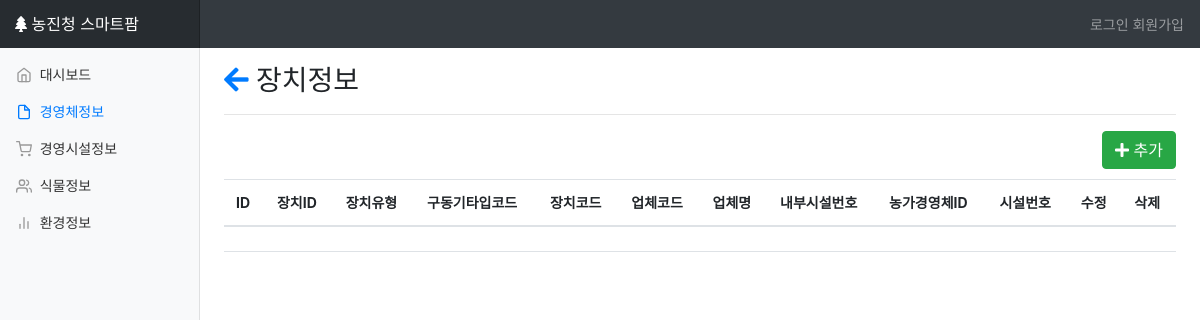
The page /si on the database as committed earlier.
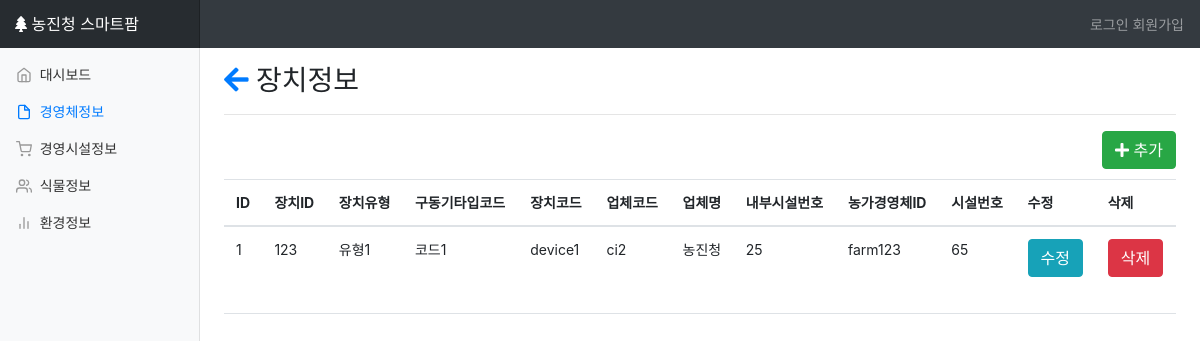
The same page on the database as committed later.
### dashboard/models.py (models this page shows, shortened)
class sensor_info(models.Model):
	SI_ID=models.IntegerField(null=True)
	SI_KIND=models.CharField(max_length=10)
	SI_ACTU_CODE=models.CharField(max_length=2)
	DC_ID=models.ForeignKey(device_code)
	CI_ID=models.ForeignKey(com_infor)
	IGI_ID=models.ForeignKey(inner_gh_info)

class device_code(models.Model):
	DC_CODE=models.CharField(max_length=10)
	DC_KIND=models.CharField(max_length=20)

class com_infor(models.Model):
	CI_CODE=models.CharField(max_length=10)
	CI_NAME=models.CharField(max_length=30)
	CI_ADDR=models.CharField(max_length=100)
	CI_PHONE=models.CharField(max_length=13)

class inner_gh_info(models.Model):
	GB_DONG_NUMBER=models.IntegerField(null=True)
	GB_INFO_ID=models.ForeignKey(gb_info)
	GB_KIND_CROP=models.CharField(max_length=50)
	GB_INNER_SIZE=models.IntegerField(null=True)
	GB_INNER_KIND=models.CharField(max_length=10)
	GB_INNER_DEVI_LOC=models.IntegerField(null=True)

class gb_info(models.Model):
	FI_ID=models.ForeignKey(e1model)
	GB_NUMBER=models.IntegerField(null=True)
	GB_KIND_CODE=models.CharField(max_length=20)
	GB_FA_LATITUDE=models.FloatField(null=True)
	GB_FA_LONGITUDE=models.FloatField(null=True)
	GB_SIZE=models.FloatField(null=True)
	GB_ARCHITECTURE=models.CharField(max_length=50)
	GB_CONT_KIND=models.CharField(max_length=50)
	GB_INSTALL_DIAGRM=models.CharField(max_length=50)
	GB_DIGITAL_MANUAL=models.CharField(max_length=50)
	GB_FA_LAND_CATER=models.CharField(max_length=50)
	GB_CENTER_DIRECT=models.CharField(max_length=10)
	GB_INSTAL=models.CharField(max_length=50)
	GB_MANUFA=models.CharField(max_length=50)
	GB_MAINTE_COMP=models.CharField(max_length=50)
	DA_ID=models.ForeignKey(device_admin)

class e1model(models.Model):
	GB_FA_ID=models.CharField(max_length=30)
	GB_FA_PW=models.CharField(max_length=20)
	CTVT_FCLTY_ID=models.CharField(max_length=30)
	GB_FA_PHONE=models.CharField(max_length=13)
	GB_FA_EMAIL=models.CharField(max_length=30)
	GB_FA_ADDR=models.CharField(max_length=100)
	GB_FA_NAME=models.CharField(max_length=20)
	GB_FA_SIZE=models.IntegerField(null=True)
	GB_FAM_NUM=models.IntegerField(null=True)
	GB_COOPER_UNIT=models.CharField(max_length=30)

### dashboard/views.py (the view)
# urls.py: url(r'^si$',views.si,name='si'),
def si(request):
	ds=sensor_info.objects.all()
	return render(request,"farm/si.html",{"ds":ds})

### dashboard/templates/farm/si.html (shortened to what this page needs)
{% extends 'farm/base.html' %}
{% block content %}
{% load staticfiles %}
	<link href="{% static 'farm/css/e1.css' %}" rel="stylesheet">
	<link href="https://use.fontawesome.com/releases/v5.0.7/css/all.css" rel="stylesheet">
	<div class=tg>
		<h3><a href="{% url 'elist' %}"><i class="fas fa-arrow-left"></i></a> 장치정보</h3>
		<hr>
		<a href="{% url 'si_update' %}"><button class="btn btn-success"><i class="fas fa-plus"></i> 추가</button></a>
		<table class="table table-hover">
		  <thead>
		    <tr>
		      <th scope="col">ID</th>
		      <th scope="col">장치ID</th>
		      <th scope="col">장치유형</th>
		      <th scope="col">구동기타입코드</th>
		      <th scope="col">장치코드</th>
		      <th scope="col">업체코드</th>
		      <th scope="col">업체명</th>
		      <th scope="col">내부시설번호</th>
		      <th scope="col">농가경영체ID</th>
		      <th scope="col">시설번호</th>
		      <th scope="col">수정</th>
		      <th scope="col">삭제</th>
		    </tr>
		  </thead>
		  <tbody>
		{% for i in ds %}
			<tr>
				<td>{{i.id}}</td>
				<td>{{i.SI_ID}}</td>
				<td>{{i.SI_KIND}}</td>
				<td>{{i.SI_ACTU_CODE}}</td>
				<td>{{i.DC_ID.DC_CODE}}</td>
				<td>{{i.CI_ID.CI_CODE}}</td>
				<td>{{i.CI_ID.CI_NAME}}</td>
				<td>{{i.IGI_ID.GB_DONG_NUMBER}}</td>
				<td>{{i.IGI_ID.GB_INFO_ID.FI_ID.GB_FA_ID}}</td>
				<td>{{i.IGI_ID.GB_INFO_ID.GB_NUMBER}}</td>
				<td><a href="{% url 'si_update' %}?id={{i.id}}"><button class="btn btn-info">수정</button></a></td>
				<td><button class="btn btn-danger" data-toggle="modal" data-target="#delmodal{{i.id}}">삭제</button></td>
			</tr>
		{% endfor %}
		</tbody>
		</table>
	</div>
{% endblock %}

Rows that differ between the two databases and show on the page:
added sensor_info: id "1", SI_ID "123", SI_KIND "유형1", SI_ACTU_CODE "코드1", DC_ID.DC_CODE "device1", CI_ID.CI_CODE "ci2", CI_ID.CI_NAME "농진청", IGI_ID.GB_DONG_NUMBER "25", IGI_ID.GB_INFO_ID.FI_ID.GB_FA_ID "farm123", IGI_ID.GB_INFO_ID.GB_NUMBER "65"
